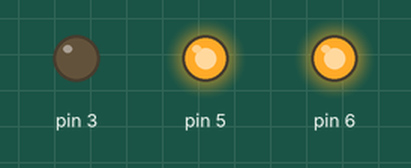
Recording of a sketch running on a simulated Arduino Uno, built with avr-gcc and run on an emulated ATmega328P. Parts: output pins drawn as LEDs (lit = HIGH).

Above: at 0.5 s.
At 2.5 s:
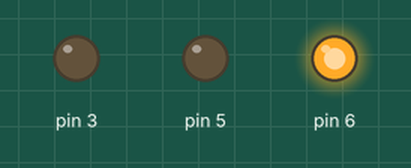
At 4.5 s:
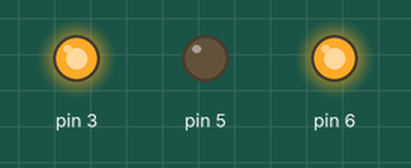
At 6.5 s:
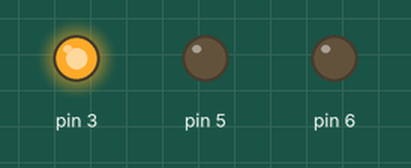
At 8.5 s:
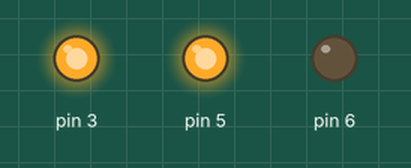
At 11.5 s:
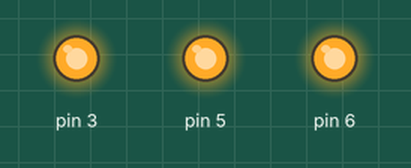
Timing chart, 0 to 13.0 s (numbered marks = the images above):
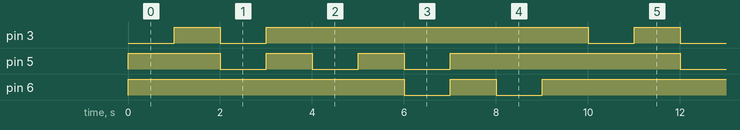

Measured:
- by itself, pin 3: repeats every 10.0 s: LOW 1.0 s, HIGH 7.0 s, LOW 1.0 s, HIGH 1.0 s
- by itself, pin 5: repeats every 10.0 s: 2 × (LOW 1.0 s, HIGH 1.0 s), LOW 1.0 s, HIGH 5.0 s
- by itself, pin 6: repeats every 10.0 s: LOW 1.0 s, HIGH 1.0 s, LOW 1.0 s, HIGH 7.0 s

The sketch:

prototype_2_code_ryan.ino
```cpp
void Red();
void RedD();
void Purple();
void Blue();
void TealD();
void NothingD();
void Teal();
void GreenD();
void PurpleD();
void BlueD();
void Nothing();
void Green();

void setup()
{
}

void loop()
{
  RedD();
  delay( 1000 );
  NothingD();
  delay( 1000 );
  PurpleD();
  delay( 1000 );
  NothingD();
  delay( 1000 );
  BlueD();
  delay( 1000 );
  NothingD();
  delay( 1000 );
  TealD();
  delay( 1000 );
  NothingD();
  delay( 1000 );
  GreenD();
  delay( 1000 );
  NothingD();
  delay( 1000 );
}

void Blue()
{
  analogWrite(A0 , 255);
  analogWrite(A1 , 0);
  analogWrite(A2 , 100);
}

void PurpleD()
{
  analogWrite(3 , 0);
  analogWrite(5 , 0);
  analogWrite(6 , 255);
}

void GreenD()
{
  analogWrite(3 , 255);
  analogWrite(5 , 255);
  analogWrite(6 , 0);
}

void Teal()
{
  analogWrite(A0 , 255);
  analogWrite(A1 , 0);
  analogWrite(A2 , 0);
}

void BlueD()
{
  analogWrite(3 , 255);
  analogWrite(5 , 0);
  analogWrite(6 , 255);
}

void Purple()
{
  analogWrite(A0 , 0);
  analogWrite(A1 , 0);
  analogWrite(A2 , 255);
}

void Red()
{
  analogWrite(A0 , 0);
  analogWrite(A1 , 255);
  analogWrite(A2 , 255);
}

void RedD()
{
  analogWrite(3 , 0);
  analogWrite(5 , 255);
  analogWrite(6 , 255);
}

void Nothing()
{
  analogWrite(A0 , 255);
  analogWrite(A1 , 255);
  analogWrite(A2 , 255);
}

void TealD()
{
  analogWrite(3 , 255);
  analogWrite(5 , 0);
  analogWrite(6 , 0);
}

void Green()
{
  analogWrite(A0 , 255);
  analogWrite(A1 , 255);
  analogWrite(A2 , 0);
}

void NothingD()
{
  analogWrite(3 , 255);
  analogWrite(5 , 255);
  analogWrite(6 , 255);
}
```
